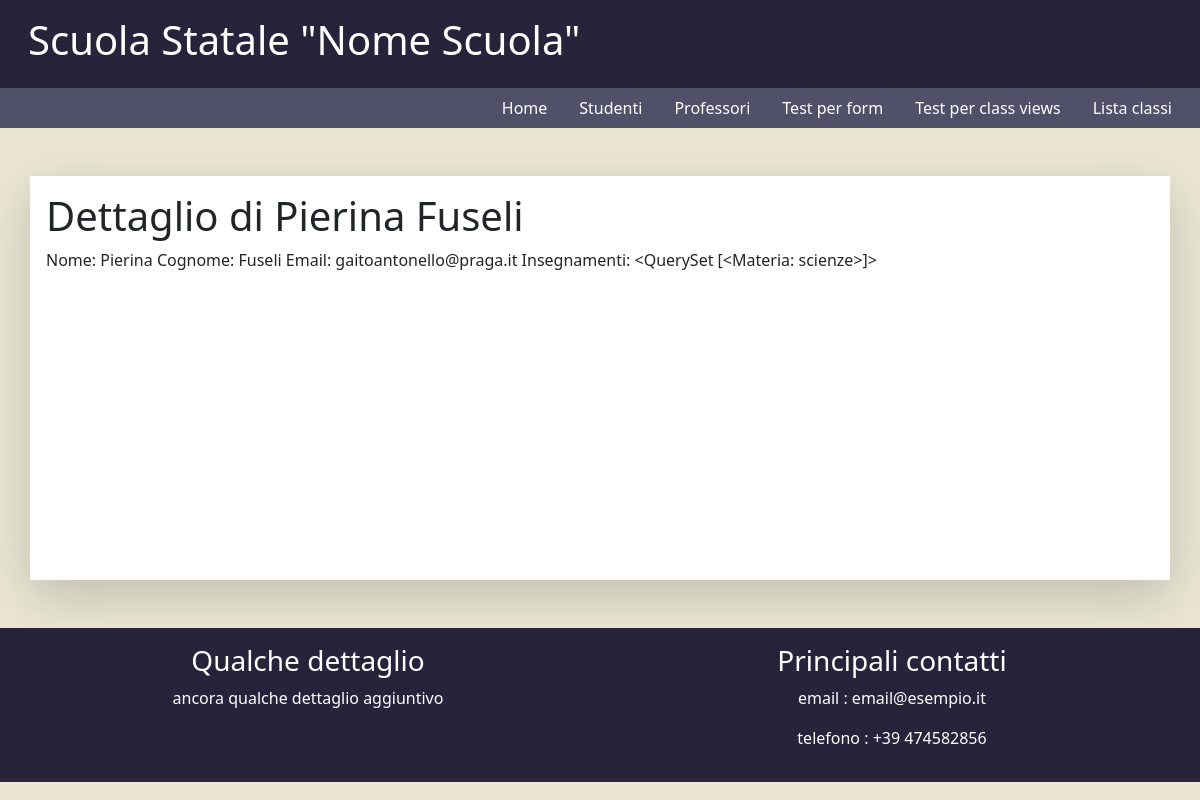
The app's page /professore/1 with its own data.
### registro_scolastico/models.py (models this page shows, shortened)
class Professore(models.Model):
    nome = models.CharField(max_length=100, verbose_name='nome', help_text='nome del professore', blank=False, null=True)
    cognome = models.CharField(max_length=100, verbose_name='cognome', help_text='cognome del professore', blank=False, null=True, default='')
    email = models.EmailField(verbose_name='indirizzo email', help_text='contatto mail del professore', blank=False, null=True, default='')
    insegnamenti = models.ManyToManyField('registro_scolastico.Materia', related_name='insegnato_da')
    lezioni = models.ManyToManyField('registro_scolastico.Aula', related_name='insegnanti', blank=True)
    class Meta:
        verbose_name_plural = "Professori"

class Materia(models.Model):
    nome = models.CharField(max_length=100, verbose_name='insegnamento', help_text='nome insegnamento', blank=False, null=True)
    def __str__(self):
        return self.nome
    class Meta:
        verbose_name_plural = "Materie"

### registro_scolastico/views.py (the view)
# urls.py: path('professore/<id_professore>', views.dettaglio_professore, name='mostra_professore'),
def dettaglio_professore(request, id_professore):
    context = {'prof': Professore.objects.get(id=id_professore)}
    return render(request, 'dettaglio_prof.html', context)

### templates/dettaglio_prof.html (shortened to what this page needs)
{% extends 'base.html' %}
{% block mybody %}
    <h1>Dettaglio di {{ prof.nome }} {{ prof.cognome }}</h1>
        Nome: {{ prof.nome }}
        Cognome: {{ prof.cognome }}
        Email: {{ prof.email }}
        Insegnamenti: {{ prof.insegnamenti.all }}
{% endblock %}

### registro_scolastico/static/css/mystyle.css (style rules this page uses)
body { background-color: #eae6d3; }

### records on screen
Professore: nome "Pierina", cognome "Fuseli", email "gaitoantonello@praga.it", insegnamenti.all "<QuerySet [<Materia: scienze>]>"
